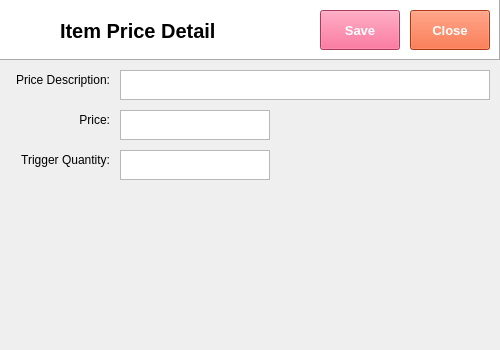
<?xml version="1.0" encoding="UTF-8"?>
<ui version="4.0">
 <class>Dialog</class>
 <widget class="QDialog" name="Dialog">
  <property name="geometry">
   <rect>
    <x>0</x>
    <y>0</y>
    <width>500</width>
    <height>350</height>
   </rect>
  </property>
  <property name="windowTitle">
   <string>Dialog</string>
  </property>
  <widget class="QFrame" name="frame">
   <property name="geometry">
    <rect>
     <x>0</x>
     <y>0</y>
     <width>500</width>
     <height>60</height>
    </rect>
   </property>
   <property name="autoFillBackground">
    <bool>false</bool>
   </property>
   <property name="styleSheet">
    <string notr="true">background-color: rgb(255, 255, 255);</string>
   </property>
   <property name="frameShape">
    <enum>QFrame::Panel</enum>
   </property>
   <property name="frameShadow">
    <enum>QFrame::Raised</enum>
   </property>
   <widget class="QLabel" name="label">
    <property name="geometry">
     <rect>
      <x>10</x>
      <y>10</y>
      <width>38</width>
      <height>32</height>
     </rect>
    </property>
    <property name="text">
     <string/>
    </property>
    <property name="pixmap">
     <pixmap>../../python-pos/img/Disbursement.png</pixmap>
    </property>
    <property name="scaledContents">
     <bool>true</bool>
    </property>
   </widget>
   <widget class="QLabel" name="label_2">
    <property name="geometry">
     <rect>
      <x>60</x>
      <y>10</y>
      <width>220</width>
      <height>41</height>
     </rect>
    </property>
    <property name="font">
     <font>
      <family>Segoe UI</family>
      <pointsize>15</pointsize>
      <weight>75</weight>
      <bold>true</bold>
     </font>
    </property>
    <property name="text">
     <string>Item Price Detail</string>
    </property>
    <property name="textFormat">
     <enum>Qt::PlainText</enum>
    </property>
   </widget>
   <widget class="QPushButton" name="pushButton">
    <property name="geometry">
     <rect>
      <x>1200</x>
      <y>10</y>
      <width>70</width>
      <height>40</height>
     </rect>
    </property>
    <property name="font">
     <font>
      <family>Segoe UI</family>
      <pointsize>10</pointsize>
      <weight>75</weight>
      <bold>true</bold>
     </font>
    </property>
    <property name="autoFillBackground">
     <bool>false</bool>
    </property>
    <property name="styleSheet">
     <string notr="true">background-color: rgb(240, 80, 128);
color: rgb(255, 255, 255);</string>
    </property>
    <property name="text">
     <string>View</string>
    </property>
   </widget>
   <widget class="QPushButton" name="pushButton_2">
    <property name="geometry">
     <rect>
      <x>1280</x>
      <y>10</y>
      <width>70</width>
      <height>40</height>
     </rect>
    </property>
    <property name="font">
     <font>
      <family>Segoe UI</family>
      <pointsize>10</pointsize>
      <weight>75</weight>
      <bold>true</bold>
     </font>
    </property>
    <property name="styleSheet">
     <string notr="true">background-color: rgb(243, 79, 28);
color: rgb(255, 255, 255);</string>
    </property>
    <property name="text">
     <string>Close</string>
    </property>
    <property name="flat">
     <bool>false</bool>
    </property>
   </widget>
  </widget>
  <widget class="QPushButton" name="pushButton_6">
   <property name="geometry">
    <rect>
     <x>320</x>
     <y>10</y>
     <width>80</width>
     <height>40</height>
    </rect>
   </property>
   <property name="font">
    <font>
     <family>Segoe UI</family>
     <pointsize>10</pointsize>
     <weight>75</weight>
     <bold>true</bold>
    </font>
   </property>
   <property name="autoFillBackground">
    <bool>false</bool>
   </property>
   <property name="styleSheet">
    <string notr="true">background-color: rgb(240, 80, 128);
color: rgb(255, 255, 255);</string>
   </property>
   <property name="text">
    <string>Save</string>
   </property>
  </widget>
  <widget class="QPushButton" name="pushButton_7">
   <property name="geometry">
    <rect>
     <x>410</x>
     <y>10</y>
     <width>80</width>
     <height>40</height>
    </rect>
   </property>
   <property name="font">
    <font>
     <family>Segoe UI</family>
     <pointsize>10</pointsize>
     <weight>75</weight>
     <bold>true</bold>
    </font>
   </property>
   <property name="autoFillBackground">
    <bool>false</bool>
   </property>
   <property name="styleSheet">
    <string notr="true">background-color: rgb(243, 79, 28);
color: rgb(255, 255, 255);</string>
   </property>
   <property name="text">
    <string>Close</string>
   </property>
  </widget>
  <widget class="QLabel" name="label_3">
   <property name="geometry">
    <rect>
     <x>10</x>
     <y>150</y>
     <width>100</width>
     <height>20</height>
    </rect>
   </property>
   <property name="font">
    <font>
     <family>Segoe UI</family>
     <pointsize>9</pointsize>
    </font>
   </property>
   <property name="text">
    <string>Trigger Quantity:</string>
   </property>
   <property name="alignment">
    <set>Qt::AlignRight|Qt::AlignTrailing|Qt::AlignVCenter</set>
   </property>
  </widget>
  <widget class="QTextEdit" name="textEdit_3">
   <property name="geometry">
    <rect>
     <x>120</x>
     <y>150</y>
     <width>150</width>
     <height>30</height>
    </rect>
   </property>
  </widget>
  <widget class="QLabel" name="label_4">
   <property name="geometry">
    <rect>
     <x>10</x>
     <y>110</y>
     <width>100</width>
     <height>20</height>
    </rect>
   </property>
   <property name="font">
    <font>
     <family>Segoe UI</family>
     <pointsize>9</pointsize>
    </font>
   </property>
   <property name="text">
    <string>Price:</string>
   </property>
   <property name="alignment">
    <set>Qt::AlignRight|Qt::AlignTrailing|Qt::AlignVCenter</set>
   </property>
  </widget>
  <widget class="QTextEdit" name="textEdit_4">
   <property name="geometry">
    <rect>
     <x>120</x>
     <y>110</y>
     <width>150</width>
     <height>30</height>
    </rect>
   </property>
  </widget>
  <widget class="QLabel" name="label_8">
   <property name="geometry">
    <rect>
     <x>10</x>
     <y>70</y>
     <width>100</width>
     <height>20</height>
    </rect>
   </property>
   <property name="font">
    <font>
     <family>Segoe UI</family>
     <pointsize>9</pointsize>
    </font>
   </property>
   <property name="text">
    <string>Price Description:</string>
   </property>
   <property name="alignment">
    <set>Qt::AlignRight|Qt::AlignTrailing|Qt::AlignVCenter</set>
   </property>
  </widget>
  <widget class="QTextEdit" name="textEdit_5">
   <property name="geometry">
    <rect>
     <x>120</x>
     <y>70</y>
     <width>370</width>
     <height>30</height>
    </rect>
   </property>
  </widget>
 </widget>
 <resources/>
 <connections/>
</ui>
